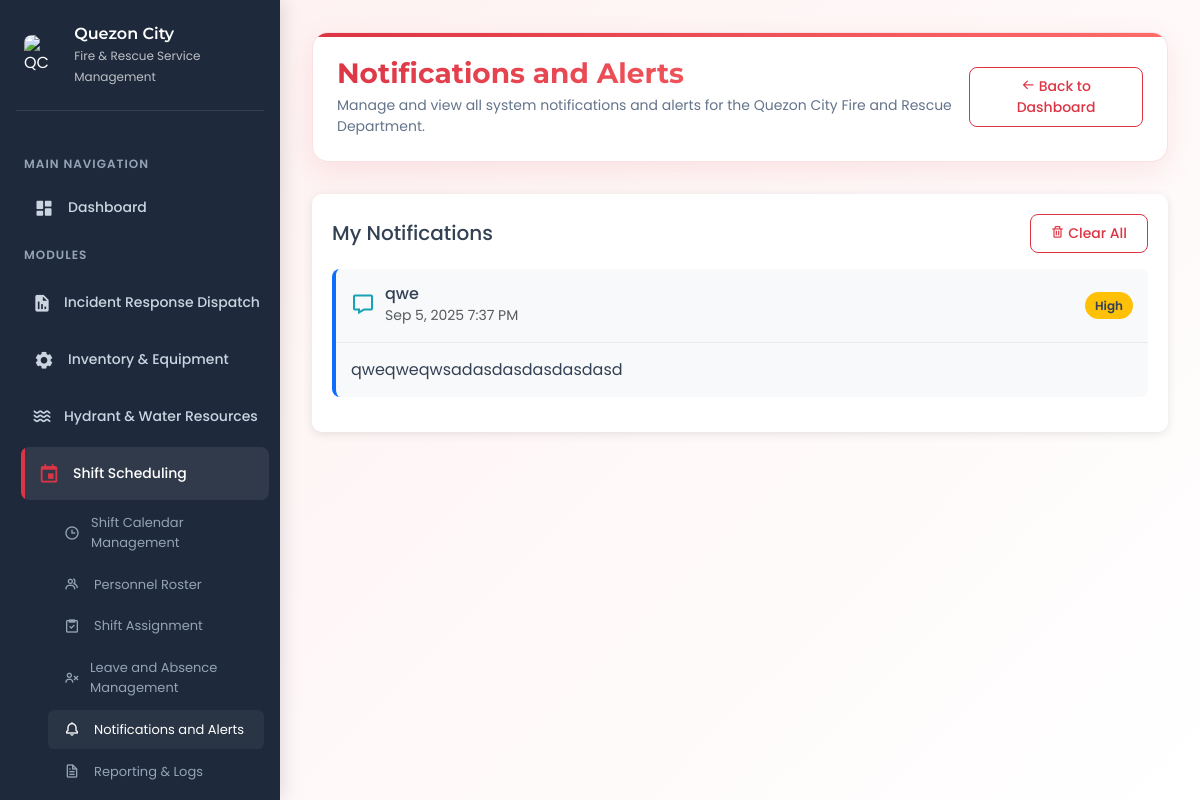
The app's page /Admin/PSS/notifications_and_alert/naa.php (signed in) with its own data.
### tables this page shows
CREATE TABLE `notifications` (
  `id` int(11) NOT NULL,
  `user_id` int(11) NOT NULL,
  `notification_type_id` int(11) NOT NULL,
  `title` varchar(255) NOT NULL,
  `message` text NOT NULL,
  `priority` enum('low','medium','high','urgent') NOT NULL DEFAULT 'medium',
  `is_read` tinyint(1) NOT NULL DEFAULT 0,
  `read_at` datetime DEFAULT NULL,
  `created_at` timestamp NOT NULL DEFAULT current_timestamp(),
  `updated_at` timestamp NOT NULL DEFAULT current_timestamp() ON UPDATE current_timestamp()
);

CREATE TABLE `notification_types` (
  `id` int(11) NOT NULL,
  `name` varchar(50) NOT NULL,
  `description` text DEFAULT NULL,
  `icon` varchar(50) DEFAULT 'bx-bell',
  `color` varchar(7) DEFAULT '#6c757d',
  `created_at` timestamp NOT NULL DEFAULT current_timestamp(),
  `updated_at` timestamp NOT NULL DEFAULT current_timestamp() ON UPDATE current_timestamp()
);

### Admin/PSS/notifications_and_alert/config/database_manager.php (called while the page is built, shortened)
<?php
if (!isset($dbManager)) {
    $dbManager = new DatabaseManager();
}
?>

### Admin/FICR/clearance_and_certification_management/config/database_manager.php (called while the page is built, shortened)
<?php
if (!class_exists('DatabaseManager')) {
    class DatabaseManager {
        private $connections = [];
        private $config = [
           'ird' => [
                'host' => 'localhost',
                'dbname' => 'frsm_ird',
                'username' => 'frsm_ird',
                'password' => 'Admin123'
            ],
            'frsm' => [
                'host' => 'localhost',
                'dbname' => 'frsm_frsm',
                'username' => 'frsm_frsm',
                'password' => 'Admin123'
            ],
            'ficr' => [
                'host' => 'localhost',
                'dbname' => 'frsm_ficr',
                'username' => 'frsm_ficr',
                'password' => 'Admin123'
            ],
            'fsiet' => [
                'host' => 'localhost',
                'dbname' => 'frsm_fsiet',
                'username' => 'frsm_fsiet',
                'password' => 'Admin123'
            ],
            'hwrm' => [
                'host' => 'localhost',
                'dbname' => 'frsm_hwrm',
                'username' => 'frsm_hwrm',
                'password' => 'Admin123'
            ],
            'piar' => [
                'host' => 'localhost',
                'dbname' => 'frsm_piar',
                'username' => 'frsm_piar',
                'password' => 'Admin123'
            ],
            'pss' => [
                'host' => 'localhost',
                'dbname' => 'frsm_pss',
                'username' => 'frsm_pss',
                'password' => 'Admin123'
            ],
            'tcr' => [
                'host' => 'localhost',
                'dbname' => 'frsm_tcr',
                'username' => 'frsm_tcr',
                'password' => 'Admin123'
            ]
        ];
        public function getConnection($database) {
            if (!isset($this->connections[$database])) {
                $config = $this->config[$database];
                try {
                    $this->connections[$database] = new PDO(
                        "mysql:host={$config['host']};dbname={$config['dbname']};charset=utf8",
                        $config['username'],
                        $config['password']
                    );
                    $this->connections[$database]->setAttribute(PDO::ATTR_ERRMODE, PDO::ERRMODE_EXCEPTION);
                    $this->connections[$database]->setAttribute(PDO::ATTR_DEFAULT_FETCH_MODE, PDO::FETCH_ASSOC);
                    $this->connections[$database]->exec("SET time_zone = '+08:00'");
                } catch (PDOException $e) {
                    error_log("Database connection failed for $database: " . $e->getMessage());
                    throw $e;
                }
            }
            return $this->connections[$database];
        }
        public function query($database, $query, $params = []) {
            $pdo = $this->getConnection($database);
            $stmt = $pdo->prepare($query);
            $stmt->execute($params);
            return $stmt;
        }
        public function fetchAll($database, $query, $params = []) {
            $stmt = $this->query($database, $query, $params);
            return $stmt->fetchAll();
        }
    }
}
?>

### Admin/PSS/notifications_and_alert/naa.php (the view, shortened to what this page needs)
<?php
require_once 'config/database_manager.php';
try {
    $notifications = $dbManager->fetchAll("pss",
        "SELECT n.*, nt.name as notification_type_name, nt.icon, nt.color
         FROM notifications n
         JOIN notification_types nt ON n.notification_type_id = nt.id
         WHERE n.user_id = ?
         ORDER BY n.created_at DESC",
        [$_SESSION['user_id']]
    );
} catch (Exception $e) {
    error_log("Database error: " . $e->getMessage());
    $user = ['first_name' => 'User'];
    $employees = [];
    $notification_types = [];
    $notifications = [];
    $all_notifications = [];
    $error_message = "System temporarily unavailable. Please try again later.";
}
?>
<!DOCTYPE html>
<html lang="en">
<head>
    <link href="https://cdn.jsdelivr.net/npm/bootstrap@5.3.2/dist/css/bootstrap.min.css" rel="stylesheet">
    <link href="https://unpkg.com/boxicons@2.1.4/css/boxicons.min.css" rel="stylesheet">
    <link rel="stylesheet" href="https://cdnjs.cloudflare.com/ajax/libs/animate.css/4.1.1/animate.min.css">
    <link rel="stylesheet" href="css/style.css">
</head>
<body>
    <div class="dashboard-container">
        <div class="sidebar">
            <div class="sidebar-header">
                <img src="img/frsmse.png" alt="QC Logo">
                <div class="text">
                    Quezon City<br>
                    <small>Fire & Rescue Service Management</small>
                </div>
            </div>
            <div class="sidebar-menu">
                <div class="sidebar-section">Main Navigation</div>
                <a href="../../dashboard.php" class="sidebar-link">
                    <i class='bx bxs-dashboard'></i>
                    <span class="text">Dashboard</span>
                </a>
                <div class="sidebar-section">Modules</div>
                <a class="sidebar-link dropdown-toggle" data-bs-toggle="collapse" href="#irdMenu" role="button">
                    <i class='bx bxs-report'></i>
                    <span class="text">Incident Response Dispatch</span>
                </a>
                <a class="sidebar-link dropdown-toggle" data-bs-toggle="collapse" href="#fsietMenu" role="button">
                    <i class='bx bxs-cog'></i>
                    <span class="text">Inventory & Equipment</span>
                </a>
                <a class="sidebar-link dropdown-toggle" data-bs-toggle="collapse" href="#hwrmMenu" role="button">
                    <i class='bx bx-water'></i>
                    <span class="text">Hydrant & Water Resources</span>
                </a>
                <a class="sidebar-link dropdown-toggle active" data-bs-toggle="collapse" href="#pssMenu" role="button">
                    <i class='bx bx-calendar-event'></i>
                    <span class="text">Shift Scheduling</span>
                </a>
                <div class="sidebar-dropdown collapse show" id="pssMenu">
                    <a href="../shift_calendar_management/scm.php" class="sidebar-dropdown-link">
                        <i class='bx bx-time'></i>
                        <span>Shift Calendar Management</span>
                    </a>
                    <a href="../personel_roster/pr.php" class="sidebar-dropdown-link">
                        <i class='bx bx-group'></i>
                        <span>Personnel Roster</span>
                    </a>
                    <a href="../shift_assignment/sa.php" class="sidebar-dropdown-link">
                          <i class='bx bx-task'></i>
                        <span>Shift Assignment</span>
                    </a>
                      <a href="../leave_and_absence_management/laam.php" class="sidebar-dropdown-link">
                          <i class='bx bx-user-x'></i>
                        <span>Leave and Absence Management</span>
                    </a>
                      <a href="../notifications_and_alert/naa.php" class="sidebar-dropdown-link active">
                           <i class='bx bx-bell'></i>
                        <span>Notifications and Alerts</span>
                    </a>
                     <a href="../reporting_and_logs/ral.php" class="sidebar-dropdown-link">
                           <i class='bx bx-file'></i>
        <span>Reporting & Logs</span>
                    </a>
                </div>
                <a class="sidebar-link dropdown-toggle" data-bs-toggle="collapse" href="#tcrMenu" role="button">
                </a>
            </div>
        </div>
        <div class="main-content">
            <div class="dashboard-header animate-fade-in">
                <div class="page-title">
                    <h1>Notifications and Alerts</h1>
                    <p>Manage and view all system notifications and alerts for the Quezon City Fire and Rescue Department.</p>
                </div>
                <div class="header-actions">
                    <div class="btn-group">
                        <a href="../dashboard.php" class="btn btn-outline-primary">
                            <i class='bx bx-arrow-back'></i> Back to Dashboard
                        </a>
                    </div>
                </div>
            </div>
            <div class="dashboard-content">
                <div class="row">
                    <div class="col-12">
                        <div class="notification-container animate-fade-in">
                            <div class="d-flex justify-content-between align-items-center mb-3">
                                <h5 class="mb-0">My Notifications</h5>
                                <?php if (count($notifications) > 0): ?>
                                <form method="POST" action="">
                                    <button type="submit" name="clear_notifications" class="btn btn-outline-danger btn-sm" onclick="return confirm('Are you sure you want to clear all notifications?')">
                                        <i class='bx bx-trash'></i> Clear All
                                    </button>
                                </form>
                                <?php endif; ?>
                            </div>
                            <?php if (count($notifications) > 0): ?>
                                <div class="notification-list">
                                    <?php foreach ($notifications as $notification): ?>
                                    <div class="notification-card <?php echo $notification['is_read'] == 0 ? 'unread' : ''; ?>">
                                        <div class="notification-header">
                                            <div class="d-flex align-items-center">
                                                <i class='bx <?php echo $notification['icon']; ?> notification-icon' style="color: <?php echo $notification['color']; ?>"></i>
                                                <div>
                                                    <h6 class="mb-0"><?php echo htmlspecialchars($notification['title']); ?></h6>
                                                    <small class="text-muted"><?php echo date('M j, Y g:i A', strtotime($notification['created_at'])); ?></small>
                                                </div>
                                            </div>
                                            <div>
                                                <span class="priority-badge bg-<?php
                                                    switch($notification['priority']) {
                                                        case 'high': echo 'warning'; break;
                                                    }
                                                ?>">
                                                    <?php echo ucfirst($notification['priority']); ?>
                                                </span>
                                            </div>
                                        </div>
                                        <div class="notification-body">
                                            <p class="mb-0"><?php echo htmlspecialchars($notification['message']); ?></p>
                                        </div>
                                    </div>
                                    <?php endforeach; ?>
                                </div>
                            <?php endif; ?>
                        </div>
                    </div>
                </div>
            </div>
        </div>
    </div>
</body>
</html>

### Admin/PSS/notifications_and_alert/naa.php (style rules this page uses)
.notification-container { background: white; border-radius: 10px; box-shadow: 0 2px 10px rgba(0,0,0,0.1); padding: 20px; margin-bottom: 20px; }
.notification-card { border-left: 4px solid #007bff; border-radius: 8px; transition: all 0.3s ease; margin-bottom: 15px; overflow: hidden; }
.notification-card.unread { background-color: #f8f9fa; border-left: 4px solid #0d6efd; }
.notification-header { background: #f8f9fa; padding: 15px; border-bottom: 1px solid #e9ecef; display: flex; justify-content: space-between; align-items: center; }
.notification-body { padding: 15px; }
.priority-badge { padding: 5px 10px; border-radius: 15px; font-size: 0.75rem; font-weight: 600; }
.notification-icon { font-size: 1.5rem; margin-right: 10px; }

### records on screen
notifications: title "qwe", created_at "Sep 5, 2025 7:37 PM", priority "High", message "qweqweqwsadasdasdasdasdasd"
